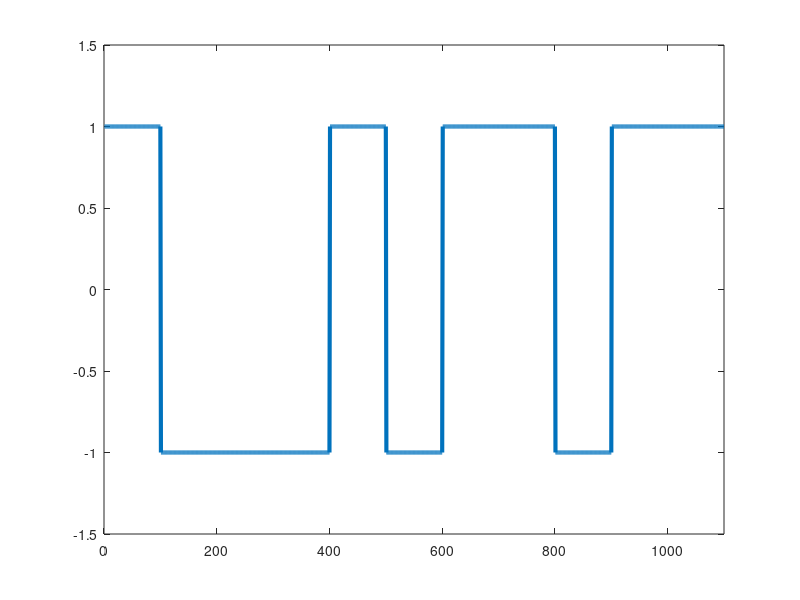

MATLAB code for this plot:
input_data = [0 1 0 0 1 1 1 0 1 1 0];
bit_duration = 100;
output_data = zeros(1, bit_duration*length(input_data));
time = 1:1:length(output_data);
% encoding
current = 1; % assume that previous state is 1
index = 1;
for i=1:length(input_data)
  if input_data(i) == 1
    % inversation of state
    if current == 1
      current = -1;
    elseif
      current = 1;
    endif
    for j=index:index+bit_duration-1
      output_data(j) = current;
      index = index + 1;
    endfor
  else
    for j=index:index+bit_duration-1
      output_data(j) = current;
      index = index + 1;
    endfor
  endif
endfor

plot(time, output_data, 'LineWidth', 3);
xlim([0 length(time)]);
ylim([-1.5 1.5]);


% decoding 
current = 1; 
decoded_data = zeros(1, length(output_data)/bit_duration);
index = 1;
for i=1:bit_duration:length(output_data)
  if output_data(i)==current
    decoded_data(index) = 0;
    index = index + 1;
  else
    decoded_data(index) = 1;
    index = index + 1;
    if current == 1
      current = -1;
    else
      current = 1;
    endif
  endif
endfor
decoded_data

% no self synchronization , dc ache